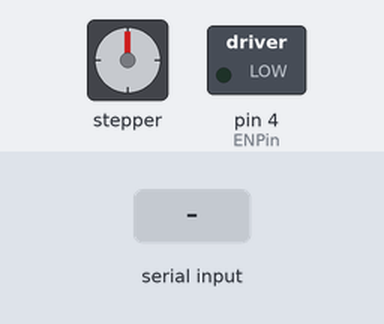
Recording of a sketch running on a simulated Arduino Uno, built with avr-gcc and run on an emulated ATmega328P. On the bench: stepper motor, switched loads named in the sketch (green lamp = pin HIGH). The inputs (shaded band) are chosen by the test bench. Stepper angles assume 200 steps per turn.

Above: at 1.2 s.
1.3 s: "90,45\n" received over Serial
At 1.76 s:
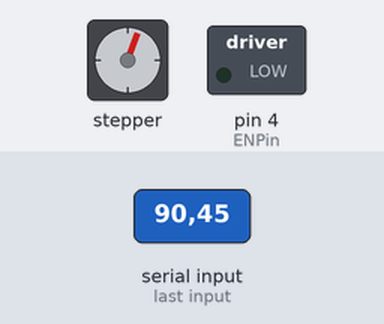
4.3 s: "30,150\n" received over Serial
7.3 s: "1\n" received over Serial
At 9.0 s:
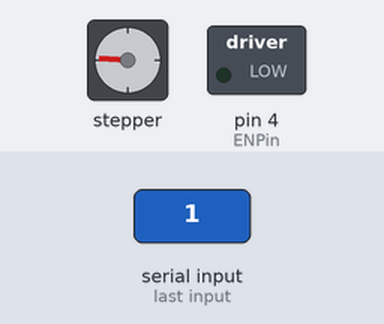
10.3 s: "3\n" received over Serial
At 11.3 s:
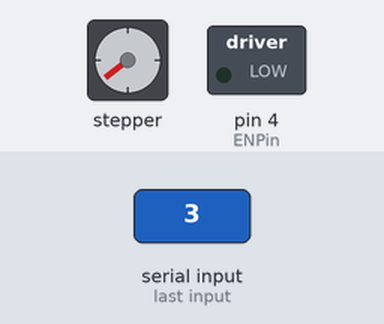
12.0 s: "5\n" received over Serial
At 12.6 s:
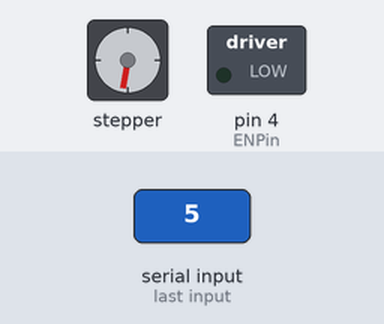
13.7 s: "90\n" received over Serial
At 17.5 s:
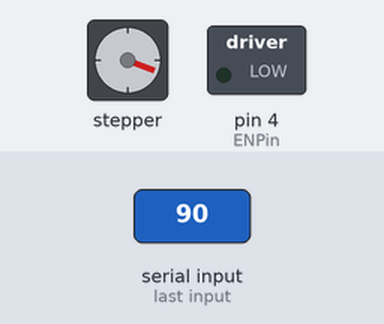
Timing chart, 0 to 17.7 s (numbered marks = the images above; inputs shaded):
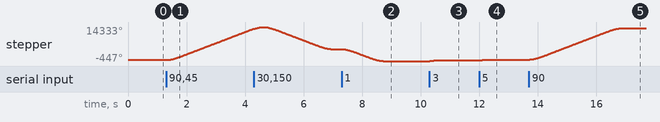

Measured:
- after the input at 1.3 s, stepper: keeps turning clockwise at about 4556°/s, starting at once
- after the input at 7.3 s, stepper: turns 5182° counter-clockwise in 1.4 s, starting at once
- after the input at 10.3 s, stepper: turns 319° clockwise in 0.24 s, starting at once
- after the input at 12.0 s, stepper: turns 318° clockwise in 0.24 s, starting at once
- after the input at 13.7 s, stepper: turns 13601° clockwise in 3.1 s, starting at once

The sketch:

Microduinio_Serial.ino
```cpp
#include <AccelStepper.h>

int motorSpeed = 9600; //maximum steps per second (about 3rps / at 16 microsteps)
int motorAccel = 80000; //steps/second/second to accelerate

int motorDirPin = 5; //digital pin 2
int motorStepPin = 6; //digital pin 3

const int ENPin =  4;      // the number of the LED pin

#define ANALOG_IN A0

String comdata = "";  //缓存字符串
String onedata = "";  //缓存字符串

int data,deg;

AccelStepper stepper(1, motorStepPin, motorDirPin);

void setup(){
  Serial.begin(9600);
  pinMode(ENPin, OUTPUT);
  digitalWrite(ENPin, LOW);
  stepper.setMaxSpeed(motorSpeed);
  stepper.setSpeed(motorSpeed);
  stepper.setAcceleration(motorAccel);

}

void loop(){
  while (Serial.available() > 0)  //判断串口是否有输入
  {
    comdata = "";                     //清空显示字符
    onedata += char(Serial.read()); //读取字符
    comdata += onedata;               //同上
    delay(2);                         //等待串口缓存
    for(int i = 0; i < comdata.length(); i++)
    {
      switch(comdata.length())
      {
      case 1:
        data=(comdata[i]-'0');
        break;
      case 2:
        data=(comdata[i-1]-'0')*10+(comdata[i]-'0');
        break;
      case 3:
        data=(comdata[i-2]-'0')*100+(comdata[i-1]-'0')*10+(comdata[i]-'0');
        break;
      }
    }
    deg=data/1.8*16;
  }
  onedata = "";  //缓存字符串清空
  stepper.moveTo(deg);
  stepper.run();
}
```
